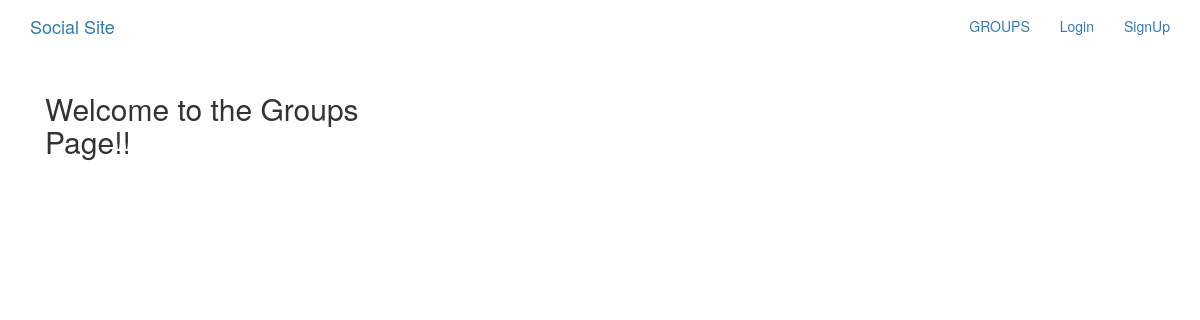
Before: /groups/ with the older database file.
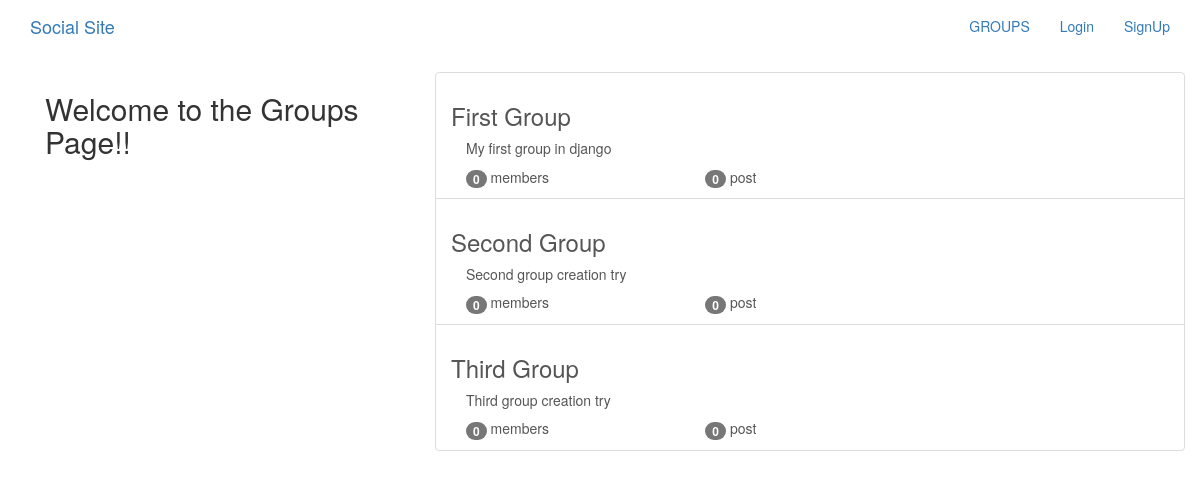
After: the same page with the newer database file.
### groups/models.py (models this page shows, shortened)
class Group(models.Model):
    name = models.CharField(max_length=255, unique=True)
    slug = models.SlugField(allow_unicode=True, unique=True)
    description = models.TextField(blank=True, default='')
    description_html = models.TextField(editable=False, default='', blank=True)
    members = models.ManyToManyField(User,through="GroupMember")
    class Meta:
        ordering = ["name"]

### groups/views.py (the view)
# urls.py: path('', views.ListGroups.as_view(), name="all"),
class ListGroups(generic.ListView):
    model = Group

### groups/templates/groups/group_list.html (shortened to what this page needs)
{% extends 'groups/group_base.html' %}
{% block pregroup %}
<div class="col-md-4">
  <div class="content">
    <h2>Welcome to the Groups Page!!</h2>
  </div>
</div>
{% endblock %}
{% block group_content %}
  <div class="col-md-8">
    <div class="list_group">
      {% for group in object_list %}
        <a class = 'list-group-item' href="{% url 'groups:single' slug=group.slug %}">
          <h3 class='title lis-group-item-heading'>{{group.name}}</h3>
          <div class="list-group-item-text container-fluid">
            {{group.description_html|safe}}
            <div class="row">
              <div class="col-md-4">
                  <span class='badge'>{{group.members.count}}</span>
                  member{{group.members.count|pluralize}}
              </div>
              <div class="col-md-4">
                <span class='badge'>{{group.posts.count}}</span>
                post{{group.post.count|pluralize}}
              </div>
            </div>
          </div>
        </a>
      {% endfor %}
    </div>
  </div>
{% endblock %}

### groups/templates/groups/group_base.html (shortened to what this page needs)
{% extends 'base.html' %}
{% block content %}
  <div class="container">
    <div class="row">
      {% block pregroup %}{% endblock %}
      {% block group_content %}{% endblock %}
    </div>
  </div>
{% endblock %}

### templates/base.html (shortened to what this page needs)
<!DOCTYPE html>
{% load staticfiles %}
<html lang="en" dir="ltr">
  <head>
    <link rel="stylesheet" href="https://maxcdn.bootstrapcdn.com/bootstrap/3.3.7/css/bootstrap.min.css">
    <link rel="stylesheet" href="https://maxcdn.bootstrapcdn.com/bootstrap/3.3.7/css/bootstrap-theme.min.css">
    <link rel="stylesheet" href="{% static 'social_site/css/master.css' %}">
  </head>
  <body>
    <nav class='navbar mynav' role='navigation' id='navbar'>
      <div class="container">
        <a class ='mynav navbar-brand' href="{% url 'home' %}">Social Site</a>
        <ul class='nav navbar-nav navbar-right'>
          {% if user.is_authenticated %}
            <li> <a href="{% url 'posts:create' %}">POST</a> </li>
            <li> <a href="{% url 'groups:all' %}">GROUPS</a> </li>
            <li> <a href="{% url 'groups:create' %}">CREATE GROUP</a> </li>
            <li> <a href="{% url 'accounts:logout' %}">LOGOUT</a> </li>
          {% else %}
            <li> <a href="{% url 'groups:all' %}">GROUPS</a> </li>
            <li> <a href="{% url 'accounts:login' %}">Login</a> </li>
            <li> <a href="{% url 'accounts:signup' %}">SignUp</a> </li>
          {% endif %}
        </ul>
      </div>
    </nav>
    <div class="container">
          {% block content %}
          {% endblock %}
    </div>
  </body>
</html>

Changed rows visible on the page:
added Group: name "First Group", description_html "My first group in django", members.count "0", posts.count "0"
added Group: name "Second Group", description_html "Second group creation try", members.count "0", posts.count "0"
added Group: name "Third Group", description_html "Third group creation try", members.count "0", posts.count "0"
